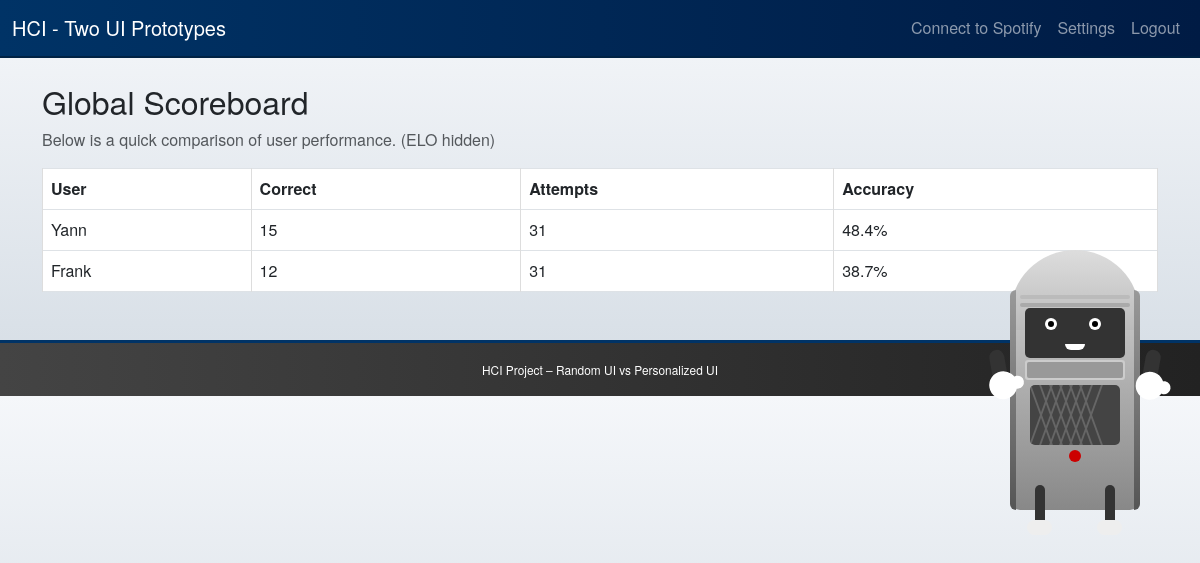
Page /scoreboard (signed in) on the earlier database version.
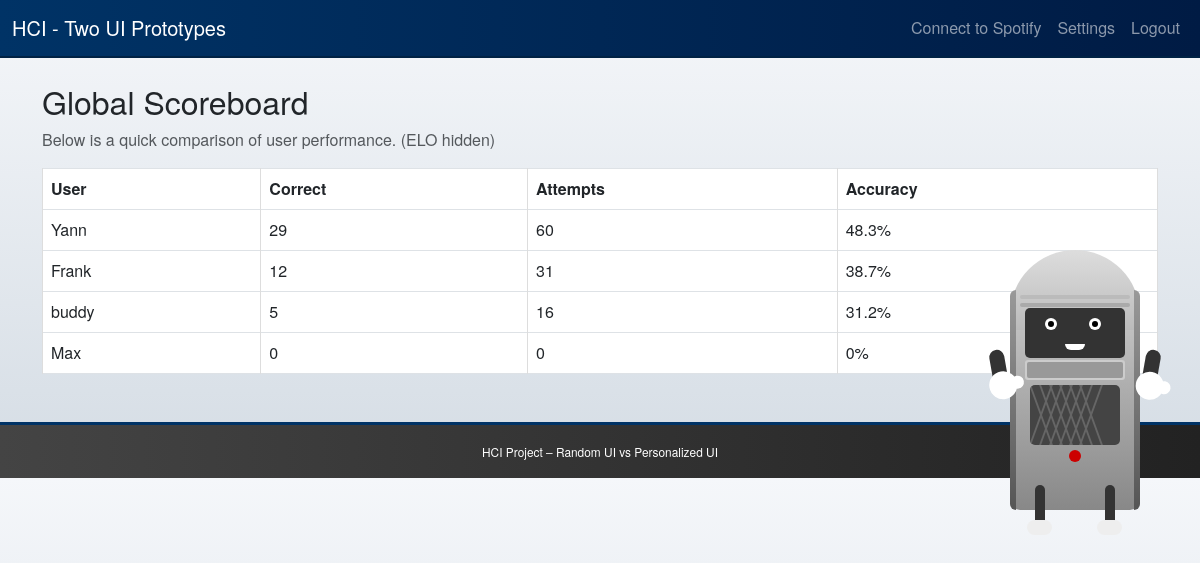
Same page on the later database version.
### models.py (models this page shows, shortened)
class User(db.Model):
    id = db.Column(db.Integer, primary_key=True)
    username = db.Column(db.String(80), unique=True, nullable=False)
    password = db.Column(db.String(80), nullable=False)
    total_correct = db.Column(db.Integer, default=0)
    total_attempts = db.Column(db.Integer, default=0)
    missed_songs = db.Column(db.String(1000), default="[]")
    random_guess_elo = db.Column(db.Integer, default=1200)
    personalized_guess_elo = db.Column(db.Integer, default=1200)
    random_rank_elo = db.Column(db.Integer, default=1200)
    personalized_rank_elo = db.Column(db.Integer, default=1200)

### routes/quiz_main.py (the view)
@quiz_bp.route('/scoreboard')
@require_login
def scoreboard():
    users = User.query.all()
    def accuracy(u):
        if u.total_attempts == 0:
            return 0
        return u.total_correct / u.total_attempts
    sorted_users = sorted(users, key=lambda x: (accuracy(x), x.total_correct), reverse=True)
    return render_template('scoreboard.html', all_users=sorted_users)

### app.py (called while the page is built)
def create_app():
    load_dotenv()
    app = Flask(__name__)
    app.secret_key = "ANY_RANDOM_SECRET_FOR_DEVELOPMENT"
    app.config["SQLALCHEMY_DATABASE_URI"] = "sqlite:///guessing_game.db"
    app.config["SQLALCHEMY_TRACK_MODIFICATIONS"] = False
    db.init_app(app)
    @app.context_processor
    def inject_now():
        return {"now": datetime.datetime.now()}
    @app.context_processor
    def inject_buddy_message():
        return {
            "buddy_message": session.get("buddy_message", ""),
            "buddy_hint": session.get("buddy_hint", "")
        }
    from routes.auth import auth_bp
    from routes.quiz_base import quiz_bp
    import routes.quiz_main
    import routes.quiz_personalized
    import routes.quiz_ranking
    app.register_blueprint(auth_bp)
    app.register_blueprint(quiz_bp)
    with app.app_context():
        db.create_all()
    return app

### routes/quiz_main.py (called while the page is built)
def current_user():
    uid = session.get("user_id")
    if not uid:
        return None
    return User.query.get(uid)

def require_login(f):
    @wraps(f)
    def wrapper(*args, **kwargs):
        if not current_user():
            flash("Please log in first!", "warning")
            return redirect(url_for('auth_bp.login'))
        return f(*args, **kwargs)
    return wrapper

### templates/scoreboard.html
{% extends "layout.html" %}
{% block content %}
<h2>Global Scoreboard</h2>
<p class="text-muted">Below is a quick comparison of user performance. (ELO hidden)</p>
<table class="table table-bordered">
  <thead>
    <tr>
      <th>User</th>
      <th>Correct</th>
      <th>Attempts</th>
      <th>Accuracy</th>
    </tr>
  </thead>
  <tbody>
    {% for u in all_users %}
      {% set accuracy = 0 %}
      {% if u.total_attempts != 0 %}
        {% set accuracy = (u.total_correct / u.total_attempts) * 100 %}
      {% endif %}
      <tr>
        <td>{{ u.username }}</td>
        <td>{{ u.total_correct }}</td>
        <td>{{ u.total_attempts }}</td>
        <td>{{ accuracy|round(1) }}%</td>
      </tr>
    {% endfor %}
  </tbody>
</table>
{% endblock %}

### templates/layout.html (shortened to what this page needs)
<!DOCTYPE html>
<html>
<head>
  <link
    rel="stylesheet"
    href="https://cdn.jsdelivr.net/npm/bootstrap@5.3.0/dist/css/bootstrap.min.css"
  />
  <link rel="stylesheet" href="{{ url_for('static', filename='css/style.css') }}">
</head>
<body class="{% if session.color_theme == 'light' %}light-theme{% endif %}">
  <nav class="navbar navbar-expand-lg {% if session.color_theme == 'light' %}navbar-light bg-light{% else %}navbar-dark bg-dark{% endif %}">
    <div class="container-fluid">
      <a class="navbar-brand" href="{{ url_for('quiz_bp.dashboard') }}">
        HCI - Two UI Prototypes
      </a>
      <div class="collapse navbar-collapse" id="navbarToggler">
        <ul class="navbar-nav ms-auto">
          {% if session.spotify_token %}
            <li class="nav-item">
              <span class="nav-link">Spotify: Connected</span>
            </li>
          {% else %}
            <li class="nav-item">
              <a class="nav-link" href="{{ url_for('auth_bp.spotify_login') }}">Connect to Spotify</a>
            </li>
          {% endif %}
          {% if session.user_id %}
          <li class="nav-item">
            <a class="nav-link" href="{{ url_for('quiz_bp.settings') }}">Settings</a>
          </li>
          <li class="nav-item">
            <a class="nav-link" href="{{ url_for('auth_bp.logout') }}">Logout</a>
          </li>
          {% endif %}
        </ul>
      </div>
    </div>
  </nav>
  <div class="container mt-4">
    {% block content %}{% endblock %}
  </div>
  <footer class="bg-secondary text-white mt-5 py-3">
    <div class="container text-center">
      <small>HCI Project – Random UI vs Personalized UI</small>
    </div>
  </footer>
</body>
</html>
  <div class="jukebox" id="jukebox"
       style="position: fixed; top: 50%; right: 60px; transform: translateY(-50%); z-index:9999;">
    <div class="silver-band left"></div>
    <div class="silver-band right"></div>
    <div class="decorative-line"></div>
    <div class="face">
      <div class="eye left"><div class="pupil"></div></div>
      <div class="eye right"><div class="pupil"></div></div>
      <div class="mouth" id="mouth"></div>
    </div>
    <div class="grille"></div>
    <div class="speaker"></div>
    <div class="button"></div>
    <div class="arm arm-left"><div class="hand"></div></div>
    <div class="arm arm-right"><div class="hand"></div></div>
    <div class="leg leg-left"><div class="shoe"></div></div>
    <div class="leg leg-right"><div class="shoe"></div></div>
  </div>
</body>
</html>

### static/css/style.css (style rules this page uses)
body { background: linear-gradient(180deg, #f5f7fa 0%, #d4dce4 100%); margin: 0; padding: 0; font-family: "Helvetica Neue", Arial, sans-serif; }
.navbar-dark.bg-dark { background: linear-gradient(90deg, #003366 0%, #001B44 100%); border-bottom: 2px solid #002244; }
footer.bg-secondary { background: linear-gradient(90deg, #444 0%, #222 100%); border-top: 3px solid #003366; }
footer .container { font-size: 0.85rem; }
.table-bordered > :not(caption) > * > * { border-color: #ddd !important; }

### templates/layout.html (style rules this page uses)
.jukebox { position: relative; width: 130px; height: 220px; background: linear-gradient(to bottom, #cccccc 0%, #888888 100%); border-radius: 10px; animation: dance 3s infinite ease-in-out; transform-origin: center bottom; cursor: pointer; }
.jukebox::before { content: ''; position: absolute; top: -40px; left: 0; width: 130px; height: 80px; background: linear-gradient(to bottom, #dddddd 0%, #bbbbbb 100%); border-radius: 65px 65px 0 0; }
.silver-band { position: absolute; top: 0; width: 6px; height: 100%; background: linear-gradient(to bottom, #999 0%, #555 100%); }
.silver-band.left { left: 0; border-top-left-radius: 10px; border-bottom-left-radius: 10px; }
.silver-band.right { right: 0; border-top-right-radius: 10px; border-bottom-right-radius: 10px; }
.decorative-line { position: absolute; top: 5px; left: 10px; width: 110px; height: 4px; background: #bbb; border-radius: 2px; }
.decorative-line::after { content: ''; position: absolute; top: 8px; left: 0; width: 110px; height: 4px; background: #aaa; border-radius: 2px; }
.face { position: absolute; top: 18px; left: 15px; width: 100px; height: 50px; background: #333; border-radius: 5px; overflow: hidden; z-index: 2; }
.eye { position: absolute; top: 10px; width: 12px; height: 12px; background: #fff; border-radius: 50%; overflow: hidden; }
.eye.left { left: 20px; }
.eye.right { left: 64px; }
.pupil { position: absolute; top: 3px; left: 3px; width: 6px; height: 6px; background: #000; border-radius: 50%; }
.mouth { position: absolute; bottom: 8px; left: 40px; width: 20px; height: 6px; background: #fff; border-radius: 0 0 20px 20px; transform-origin: bottom center; }
.grille { position: absolute; top: 70px; left: 15px; width: 100px; height: 20px; background: #ccc; border-radius: 3px; }
.grille::before { content: ''; position: absolute; top: 2px; left: 2px; width: 96px; height: 16px; background: #999; border-radius: 2px; }
.speaker { position: absolute; top: 95px; left: 20px; width: 90px; height: 60px; background: #444; border-radius: 5px; overflow: hidden; }
.speaker::before { content: ''; position: absolute; width: 2px; height: 100%; background: #666; left: 10px; transform: skew(20deg); box-shadow: 10px 0 0 #666, 20px 0 0 #666, 30px 0 0 #666, 40px 0 0 #666, 50px 0 0 #666; }
.speaker::after { content: ''; position: absolute; width: 2px; height: 100%; background: #666; left: 10px; transform: skew(-20deg); box-shadow: 10px 0 0 #666, 20px 0 0 #666, 30px 0 0 #666, 40px 0 0 #666, 50px 0 0 #666; }
.button { position: absolute; top: 160px; left: 50%; transform: translateX(-50%); width: 12px; height: 12px; background: #c00; border-radius: 50%; }
.arm { position: absolute; width: 15px; height: 45px; background: #333; border-radius: 30px; transform-origin: top center; animation: armSway 4s infinite ease-in-out; }
.arm-left { top: 60px; left: -22px; transform: rotate(-10deg); }
.arm-right { top: 60px; right: -22px; transform: rotate(10deg); }
.hand { position: absolute; bottom: -5px; left: -5px; width: 28px; height: 28px; background: #fff; border-radius: 50%; }
.hand::before { content: ''; position: absolute; width: 13px; height: 13px; background: #fff; border-radius: 50%; top: 7px; right: -7px; }
.leg { position: absolute; width: 10px; height: 50px; background: #333; border-radius: 5px; bottom: -25px; transform-origin: top center; }
.leg-left { left: 25px; animation: legLeftWiggle 4s infinite ease-in-out; }
.leg-right { right: 25px; animation: legRightWiggle 4s infinite ease-in-out; }
.shoe { position: absolute; bottom: 0; left: -8px; width: 25px; height: 15px; background: #eee; border-radius: 10px; }

Differences in the rows shown:
changed User "Yann": total_correct "15" → "29"; total_attempts "31" → "60"; accuracy "48.4" → "48.3"
added User: username "buddy", total_correct "5", total_attempts "16", accuracy "31.2"
added User: username "Max", total_correct "0", total_attempts "0", accuracy "0"
